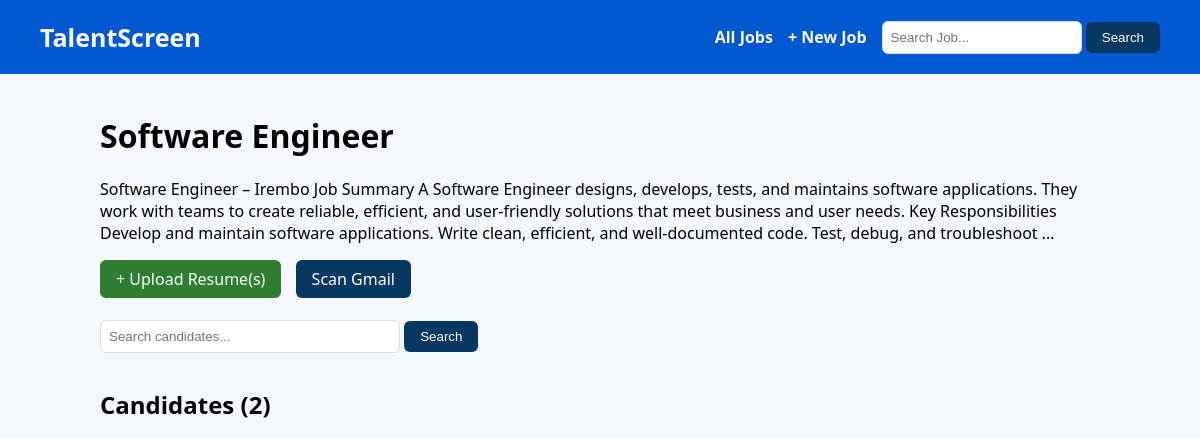
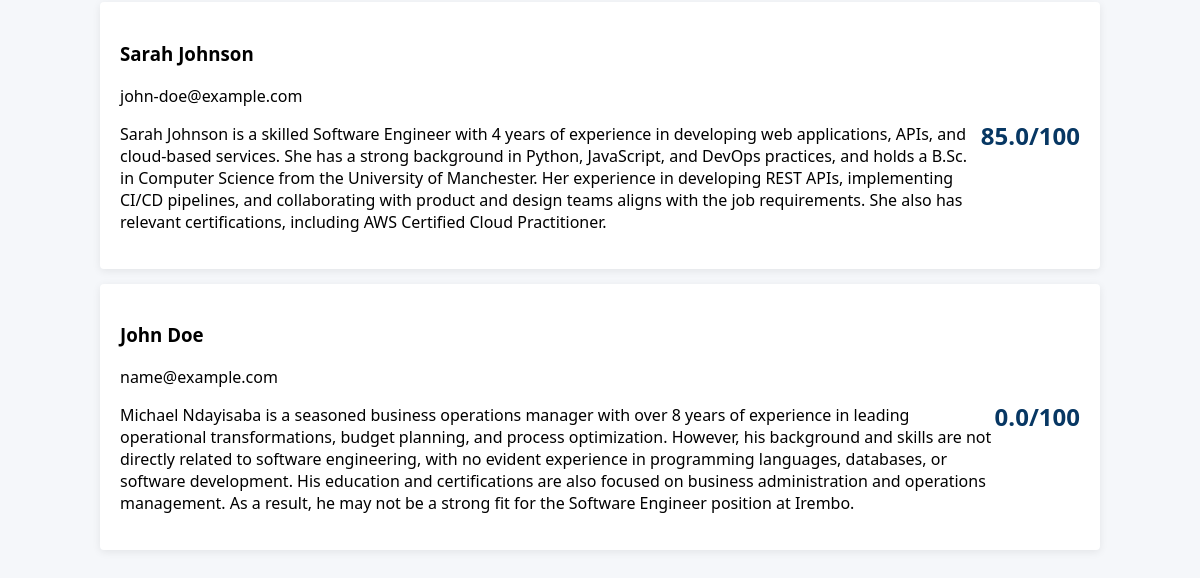
The page /job/9/ on the database as committed earlier (2 pictures, top to bottom).
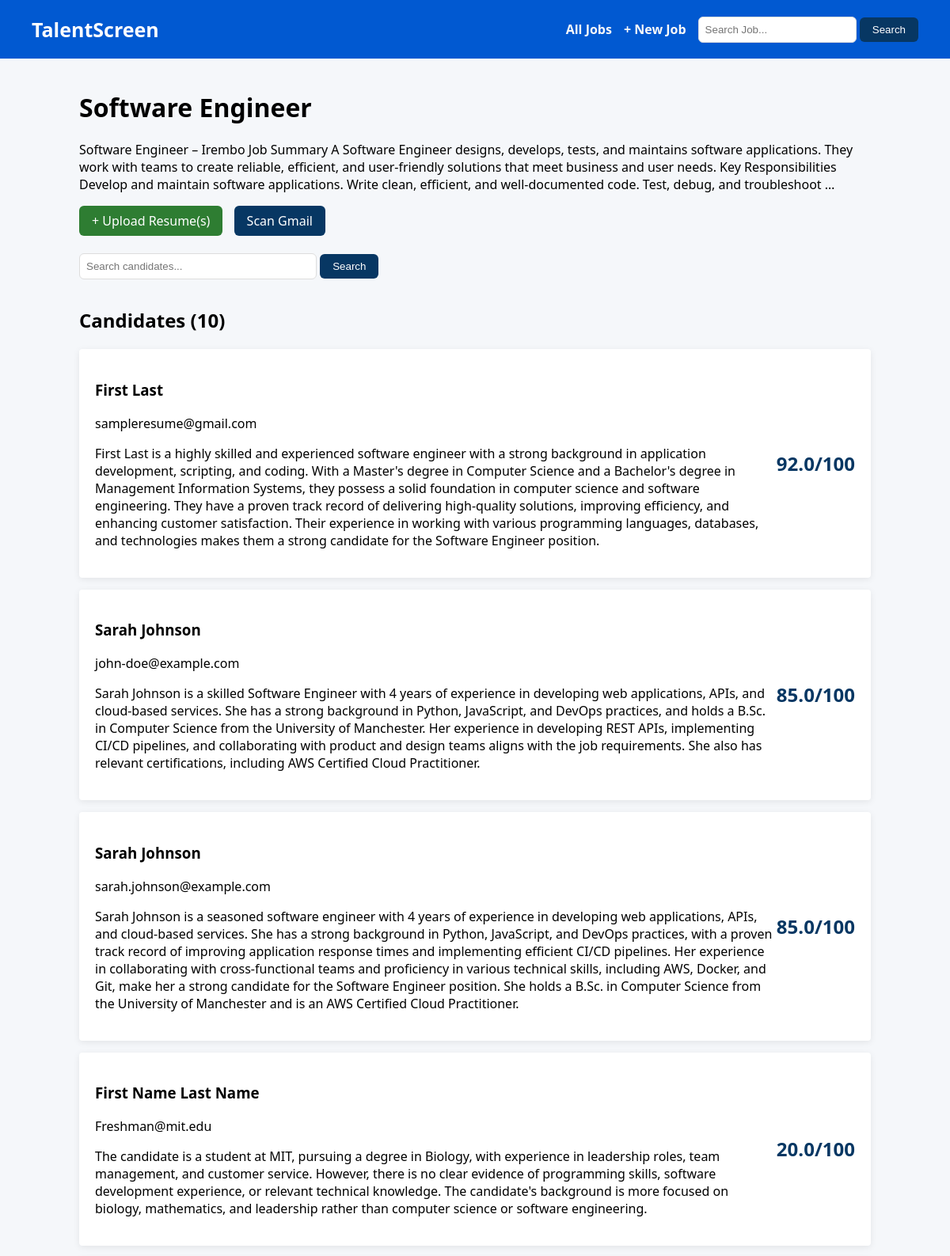
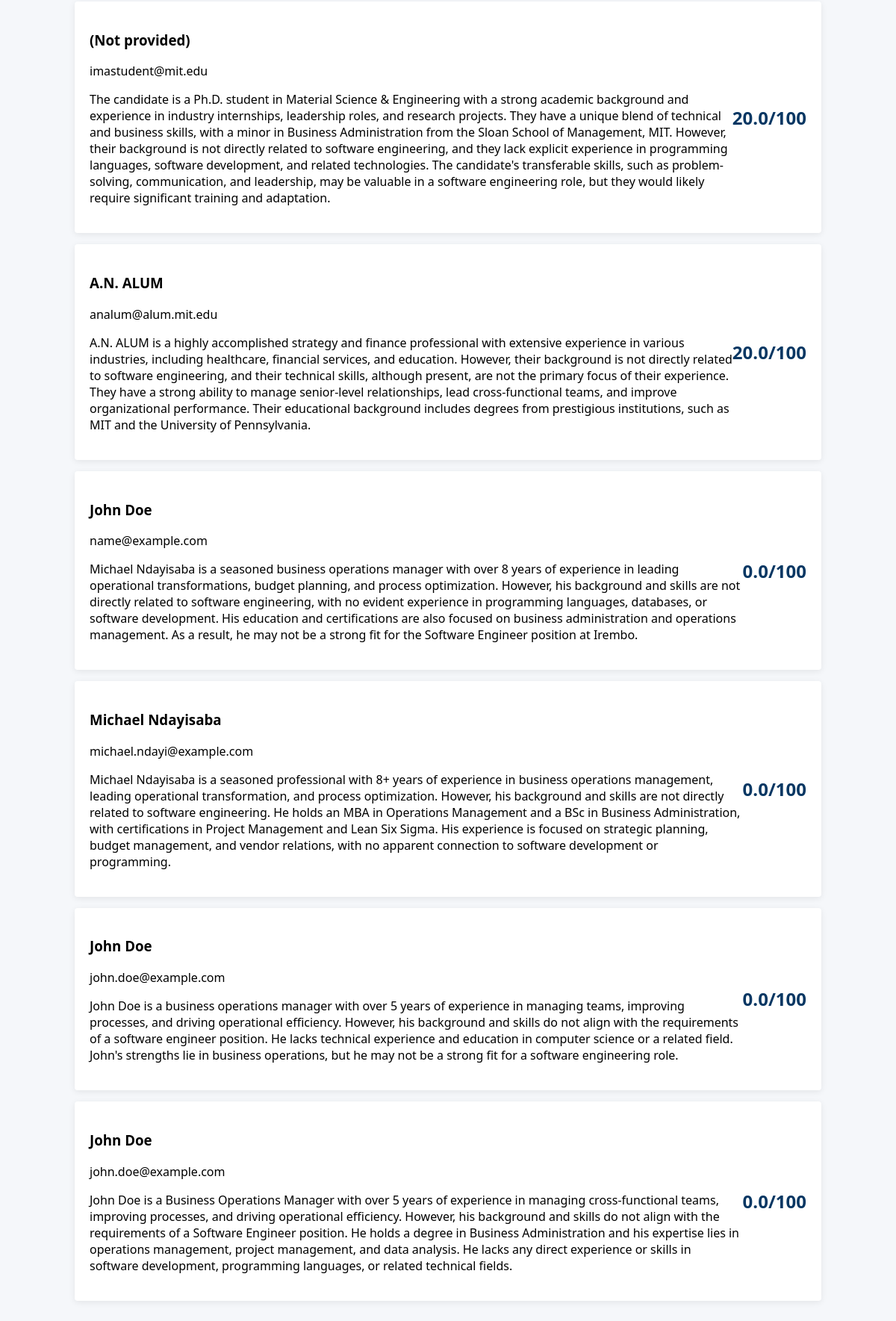
The same page on the database as committed later (2 pictures, top to bottom).
### screener/models.py (models this page shows, shortened)
class Job(models.Model):
    title = models.CharField(max_length=200)
    description = models.TextField()
    created_at = models.DateTimeField(auto_now_add=True)

class Candidate(models.Model):
    job = models.ForeignKey(Job, on_delete=models.CASCADE, related_name='candidates')
    name = models.CharField(max_length=200)
    email = models.EmailField()
    resume_text = models.TextField(blank=True)
    summary = models.TextField(blank=True)
    score = models.FloatField(default=0)
    created_at = models.DateTimeField(auto_now_add=True)

### screener/views.py (the view)
# urls.py: path('job/<int:job_id>/', views.job_detail, name='job_detail'),
def job_detail(request, job_id):
    job = get_object_or_404(Job, id=job_id)
    query = request.GET.get('q', '')
    if query:
        candidates = job.candidates.filter(name__icontains=query).order_by('-score')
    else:
        candidates = job.candidates.all().order_by('-score')
    return render(request, 'screener/job_detail.html', {'job': job, 'candidates': candidates, 'query': query})

### screener/templates/screener/job_detail.html (shortened to what this page needs)
{% extends 'screener/base.html' %}
{% block content %}
<h1>{{ job.title }}</h1>
<p>{{ job.description|truncatewords:50 }}</p>
<a href="/job/{{ job.id }}/upload/" class="btn btn-green">+ Upload Resume(s)</a>
<a href="/job/{{ job.id }}/gmail-auth/" class="btn" style="margin-left: 10px;">Scan Gmail</a>
<br><br>
<form method="get">
    <input type="search" name="q" placeholder="Search candidates..." value="{{ query }}" style="width: 300px; padding: 8px; border-radius: 6px; border: 1px solid #ddd;">
    <button type="submit" class="btn">Search</button>
</form>
<h2>Candidates ({{ candidates|length }})</h2>
{% if candidates %}
    {% for candidate in candidates %}
        <div class="card">
            <div style="display: flex; justify-content: space-between; align-items: center;">
                <div>
                    <h3>{{ candidate.name }}</h3>
                    <p>{{ candidate.email }}</p>
                    <p>{{ candidate.summary }}</p>
                </div>
                <div class="score">{{ candidate.score }}/100</div>
            </div>
        </div>
    {% endfor %}
{% else %}
    <p>No candidates yet. Upload the resume(s) above.</p>
{% endif %}
{% endblock %}

### screener/templates/screener/base.html (shortened to what this page needs)
<!DOCTYPE html>
<html>
    <head>
    </head>
    <body>
        <nav>
            <span style="color: white; font-size: 25px; font-weight: 700; margin-right: auto;">TalentScreen </span>
            <a href="/">All Jobs</a>
            <a href="/job/create/">+ New Job</a>
            <form action="/" method="get">
                <input type="search" id="site-search" name="q" placeholder="Search Job..." style="width: 200px; padding: 8px; border-radius: 6px; border: 1px solid #ddd;">
                <button class="btn" type="submit">Search</button>
            </form>
        </nav>
        <div style="max-width: 1000px; margin: 40px auto; padding: 0 20px;">
        {% block content %}{% endblock %}
        </div>
    </body>
</html>

### screener/templates/screener/base.html (style rules this page uses)
body { font-family: 'Segoe UI', Arial, sans-serif; margin: 0; padding: 0; background: #f5f7fa; }
nav { background: #0159D1; padding: 20px 40px; margin-bottom: 0; margin-top: 0; display: flex; align-items: center; }
nav a { margin-right: 15px; text-decoration: none; color: #f9f9f9; font-weight: bold; }
.btn { background: #073763; color: white; padding: 8px 16px; border: none; border-radius: 6px; cursor: pointer; text-decoration: none; display: inline-block; }
.btn-green { background: #2e7d32; }
.card { background: white; border: none; padding: 20px; margin-bottom: 15px; border-radius: 4px; box-shadow: 0 2px 8px rgba(0,0,0,0.08); }
.score { font-size: 24px; font-weight: bold; color: #073763; }
input, textarea { width: 100%; padding: 8px; margin-bottom: 15px; box-sizing: border-box; border: 1px solid #ddd; }
nav input { width: auto; margin-bottom: 0; }

Rows that differ between the two databases and show on the page:
added Candidate: name "First Last", email "sampleresume@gmail.com", summary "First Last is a highly skilled and experienced software engineer with a strong background in application development, scripting, and coding. With a Master's degree in Computer Science and a Bachelor's degree in Management Information Systems, they possess a solid foundation in computer science and software engineering. They have a proven track record of delivering high-quality solutions, improving efficiency, and enhancing customer satisfaction. Their experience in working with various programming languages, databases, and technologies makes them a strong candidate for the Software Engineer position.", score "92.0"
added Candidate: name "Sarah Johnson", email "sarah.johnson@example.com", summary "Sarah Johnson is a seasoned software engineer with 4 years of experience in developing web applications, APIs, and cloud-based services. She has a strong background in Python, JavaScript, and DevOps practices, with a proven track record of improving application response times and implementing efficient CI/CD pipelines. Her experience in collaborating with cross-functional teams and proficiency in various technical skills, including AWS, Docker, and Git, make her a strong candidate for the Software Engineer position. She holds a B.Sc. in Computer Science from the University of Manchester and is an AWS Certified Cloud Practitioner.", score "85.0"
added Candidate: name "First Name Last Name", email "Freshman@mit.edu", summary "The candidate is a student at MIT, pursuing a degree in Biology, with experience in leadership roles, team management, and customer service. However, there is no clear evidence of programming skills, software development experience, or relevant technical knowledge. The candidate's background is more focused on biology, mathematics, and leadership rather than computer science or software engineering.", score "20.0"
added Candidate: name "(Not provided)", email "imastudent@mit.edu", summary "The candidate is a Ph.D. student in Material Science & Engineering with a strong academic background and experience in industry internships, leadership roles, and research projects. They have a unique blend of technical and business skills, with a minor in Business Administration from the Sloan School of Management, MIT. However, their background is not directly related to software engineering, and they lack explicit experience in programming languages, software development, and related technologies. The candidate's transferable skills, such as problem-solving, communication, and leadership, may be valuable in a software engineering role, but they would likely require significant training…", score "20.0"
added Candidate: name "A.N. ALUM", email "analum@alum.mit.edu", summary "A.N. ALUM is a highly accomplished strategy and finance professional with extensive experience in various industries, including healthcare, financial services, and education. However, their background is not directly related to software engineering, and their technical skills, although present, are not the primary focus of their experience. They have a strong ability to manage senior-level relationships, lead cross-functional teams, and improve organizational performance. Their educational background includes degrees from prestigious institutions, such as MIT and the University of Pennsylvania.", score "20.0"
added Candidate: name "Michael Ndayisaba", email "michael.ndayi@example.com", summary "Michael Ndayisaba is a seasoned professional with 8+ years of experience in business operations management, leading operational transformation, and process optimization. However, his background and skills are not directly related to software engineering. He holds an MBA in Operations Management and a BSc in Business Administration, with certifications in Project Management and Lean Six Sigma. His experience is focused on strategic planning, budget management, and vendor relations, with no apparent connection to software development or programming.", score "0.0"
added Candidate: name "John Doe", email "john.doe@example.com", summary "John Doe is a business operations manager with over 5 years of experience in managing teams, improving processes, and driving operational efficiency. However, his background and skills do not align with the requirements of a software engineer position. He lacks technical experience and education in computer science or a related field. John's strengths lie in business operations, but he may not be a strong fit for a software engineering role.", score "0.0"
added Candidate: name "John Doe", email "john.doe@example.com", summary "John Doe is a Business Operations Manager with over 5 years of experience in managing cross-functional teams, improving processes, and driving operational efficiency. However, his background and skills do not align with the requirements of a Software Engineer position. He holds a degree in Business Administration and his expertise lies in operations management, project management, and data analysis. He lacks any direct experience or skills in software development, programming languages, or related technical fields.", score "0.0"
Other text that changed with them:
{{ candidates|length }}: "2" → "10"
